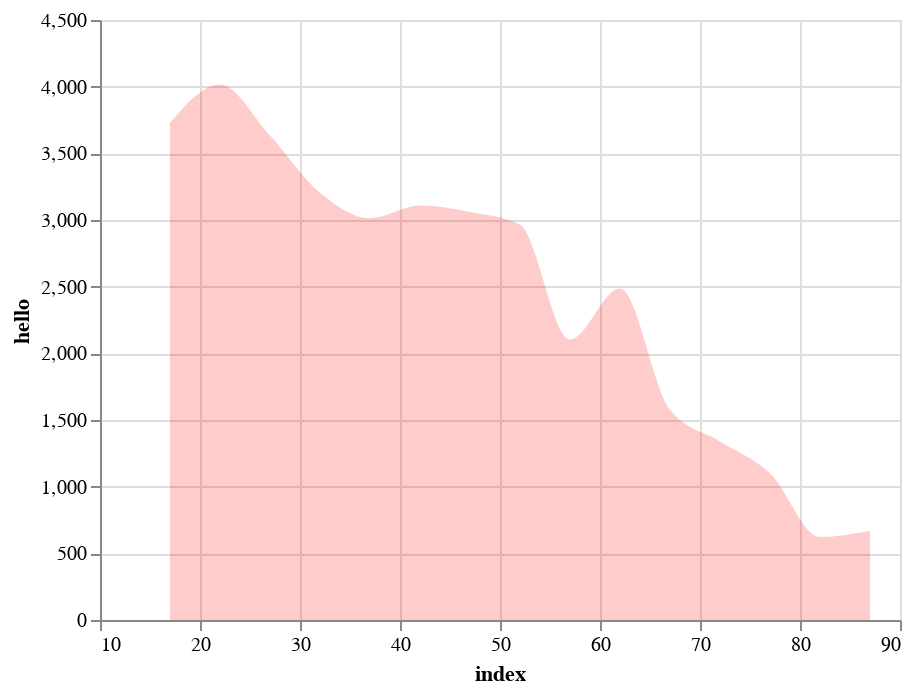

This figure's notebook cell:
### Code cell
alt.Chart(dodo).mark_area(color='red', interpolate='monotone', fillOpacity=0.2).encode(
    alt.X("index:Q"),
    alt.Y("hello:Q"))

### Figure 1 — Vega-Lite specification as saved in the notebook (floating-point values rounded to 4 significant figures)
{"config": {"view": {"continuousWidth": 400, "continuousHeight": 300}}, "data": {"name": "data-5ad6f92909f687246e1d7a8ef5ba403c"}, "mark": {"type": "area", "color": "red", "fillOpacity": 0.2, "interpolate": "monotone"}, "encoding": {"x": {"type": "quantitative", "field": "index"}, "y": {"type": "quantitative", "field": "hello"}}, "$schema": "https://vega.github.io/schema/vega-lite/v4.0.2.json", "datasets": {"data-5ad6f92909f687246e1d7a8ef5ba403c": [{"index": 17, "hello": 3730.0}, {"index": 22, "hello": 4017.0}, {"index": 27, "hello": 3634.0}, {"index": 32, "hello": 3204.0}, {"index": 37, "hello": 3013.0}, {"index": 42, "hello": 3108.0}, {"index": 47, "hello": 3060.0}, {"index": 52, "hello": 2965.0}, {"index": 57, "hello": 2104.0}, {"index": 62, "hello": 2487.0}, {"index": 67, "hello": 1578.0}, {"index": 72, "hello": 1339.0}, {"index": 77, "hello": 1100.0}, {"index": 82, "hello": 622.0}, {"index": 87, "hello": 669.0}]}}
